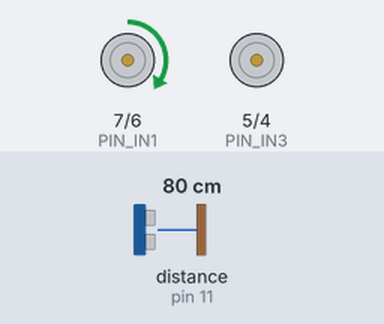
This sketch was run on a simulated Arduino Uno, built with avr-gcc and run on an emulated ATmega328P. Parts: motor-driver pin pairs drawn as motors (green arrow = first pin HIGH = forward, orange = second pin HIGH = backward, longer = more drive, scaled by the enable pin). The inputs (shaded band) are chosen by the test bench; at power-on: distance to the obstacle (sensor on pin 11) 80 cm. Random numbers use the default seed unless the sketch sets one.

Above: at 1.3 s.
1.4 s: distance to the obstacle (sensor on pin 11) set to 55 cm
6.6 s: distance to the obstacle (sensor on pin 11) set to 47 cm
At 7.4 s:
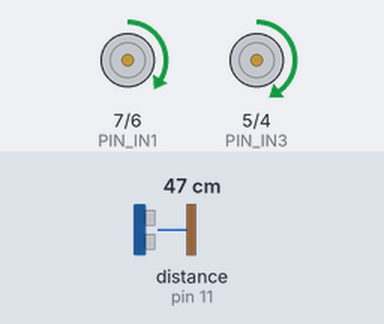
10.3 s: distance to the obstacle (sensor on pin 11) set to 48 cm
At 12.1 s:
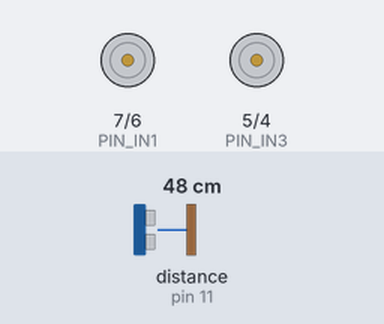
12.7 s: distance to the obstacle (sensor on pin 11) set to 2 cm
At 13.6 s:
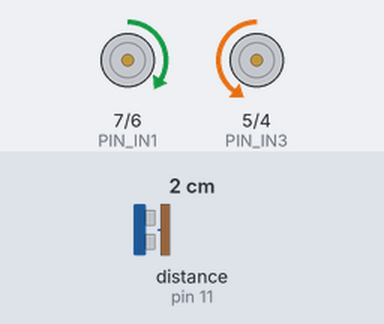
16.2 s: distance to the obstacle (sensor on pin 11) set to 4 cm
18.4 s: distance to the obstacle (sensor on pin 11) set to 60 cm
At 19.1 s:
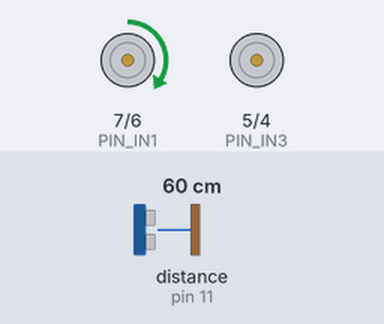
Timing chart, 0 to 24.6 s (numbered marks = the images above; inputs shaded):
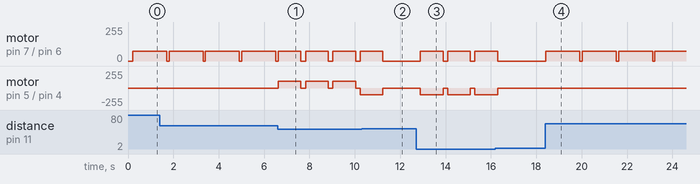

Measured:
- the behaviour switches between 50 and 49 cm on distance to the obstacle (sensor on pin 11) (found by bisection; images 0 and 1)
- the behaviour switches between 47 and 48 cm on distance to the obstacle (sensor on pin 11) (found by bisection; images 1 and 2)
- after the input at 6.6 s, motor on pin 5 (PIN_IN3) / pin 4 (PIN_IN4): stopped → forward 100/255 at once, then repeats every 1.2 s: stopped 0.21 s, forward 100/255 1.0 s
- after the input at 12.7 s, motor on pin 7 (PIN_IN1) / pin 6 (PIN_IN2): alternates forward 75/255 for 1.0 s and stopped for 0.20 s, starting after 0.19 s; motor on pin 5 (PIN_IN3) / pin 4 (PIN_IN4): alternates backward 100/255 for 1.0 s and stopped for 0.20 s, starting after 0.19 s
- after the input at 18.4 s, motor on pin 7 (PIN_IN1) / pin 6 (PIN_IN2): alternates forward 75/255 for 1.5 s and stopped for 0.10 s, starting at once
- by itself, motor on pin 7 (PIN_IN1) / pin 6 (PIN_IN2): alternates forward 75/255 for 1.5 s and stopped for 0.10 s

The sketch:

l298n.ino
```cpp
#include <Ultrasonic.h>

#define PIN_ENA 9
#define PIN_ENB 3
#define PIN_IN1 7
#define PIN_IN2 6
#define PIN_IN3 5
#define PIN_IN4 4

#define DRIVE_POWER 125
#define SLOW_DRIVE_POWER 75
#define STEERING_POWER 100
uint8_t testDrivePower = DRIVE_POWER;

#define FAR_AWAY 200 //cm
#define NOT_FAR_AWAY 50 //cm

#define LEFT 1
#define RIGHT 2

int previousObstacleDistance = -1;

Ultrasonic ultrasonic(10, 11, 40000UL);

void setup() {

  // Setup the control PINs
  pinMode(PIN_ENA, OUTPUT);
  pinMode(PIN_ENB, OUTPUT);
  pinMode(PIN_IN1, OUTPUT);
  pinMode(PIN_IN2, OUTPUT);
  pinMode(PIN_IN3, OUTPUT);
  pinMode(PIN_IN4, OUTPUT);
  allStop();
}

void loop() {
  allStop();
  int forwardDistance = ultrasonic.read();

  if (forwardDistance >= FAR_AWAY) {
    // go forward for a FAR_AWAY distance
    driveForward(DRIVE_POWER);
    delay(1500);
  } else if (forwardDistance >= NOT_FAR_AWAY) {
    // go forward for about half of NOT_FAR_AWAY distance
    driveForward(SLOW_DRIVE_POWER);
    delay(1500);
  } else {

    if (previousObstacleDistance < 0) {
      // we are too close to the obstacle (for a first time)
      // lets check try driving left or right for a while
      previousObstacleDistance = forwardDistance;
      if (random(LEFT, RIGHT+1) == LEFT) steerLeft();
      else steerRight();
      driveForward(SLOW_DRIVE_POWER);
      delay(1000);
    } else {
      if (forwardDistance <= previousObstacleDistance) {
        // didn't help, lets try driving backwards
        driveBackward(SLOW_DRIVE_POWER);
        previousObstacleDistance = -1;
      }
    }
  }
}

void allStop() {
  mainStop();
  secondaryStop();
  delay(100);
}

void driveForward(int withPower) {
  analogWrite(PIN_ENA, withPower);
  digitalWrite(PIN_IN1, HIGH);
  digitalWrite(PIN_IN2, LOW);
}

void driveBackward(int withPower) {
  analogWrite(PIN_ENA, withPower);
  digitalWrite(PIN_IN1, LOW);
  digitalWrite(PIN_IN2, HIGH);
}

void steerLeft() {
  analogWrite(PIN_ENB, STEERING_POWER);
  digitalWrite(PIN_IN3, LOW);
  digitalWrite(PIN_IN4, HIGH);
}

void steerRight() {
  analogWrite(PIN_ENB, STEERING_POWER);
  digitalWrite(PIN_IN3, HIGH);
  digitalWrite(PIN_IN4, LOW);
}

void mainStop() {
  digitalWrite(PIN_IN1, LOW);
  digitalWrite(PIN_IN2, LOW);
}

void secondaryStop() {
  digitalWrite(PIN_IN3, LOW);
  digitalWrite(PIN_IN4, LOW);
}

void testRun() {
  driveForward(DRIVE_POWER);
  delay(1000);
  allStop();
  driveBackward(SLOW_DRIVE_POWER);
  delay(1000);
  steerLeft();
  delay(500);
  allStop();
  steerRight();
  delay(500);
  allStop();
}
```
